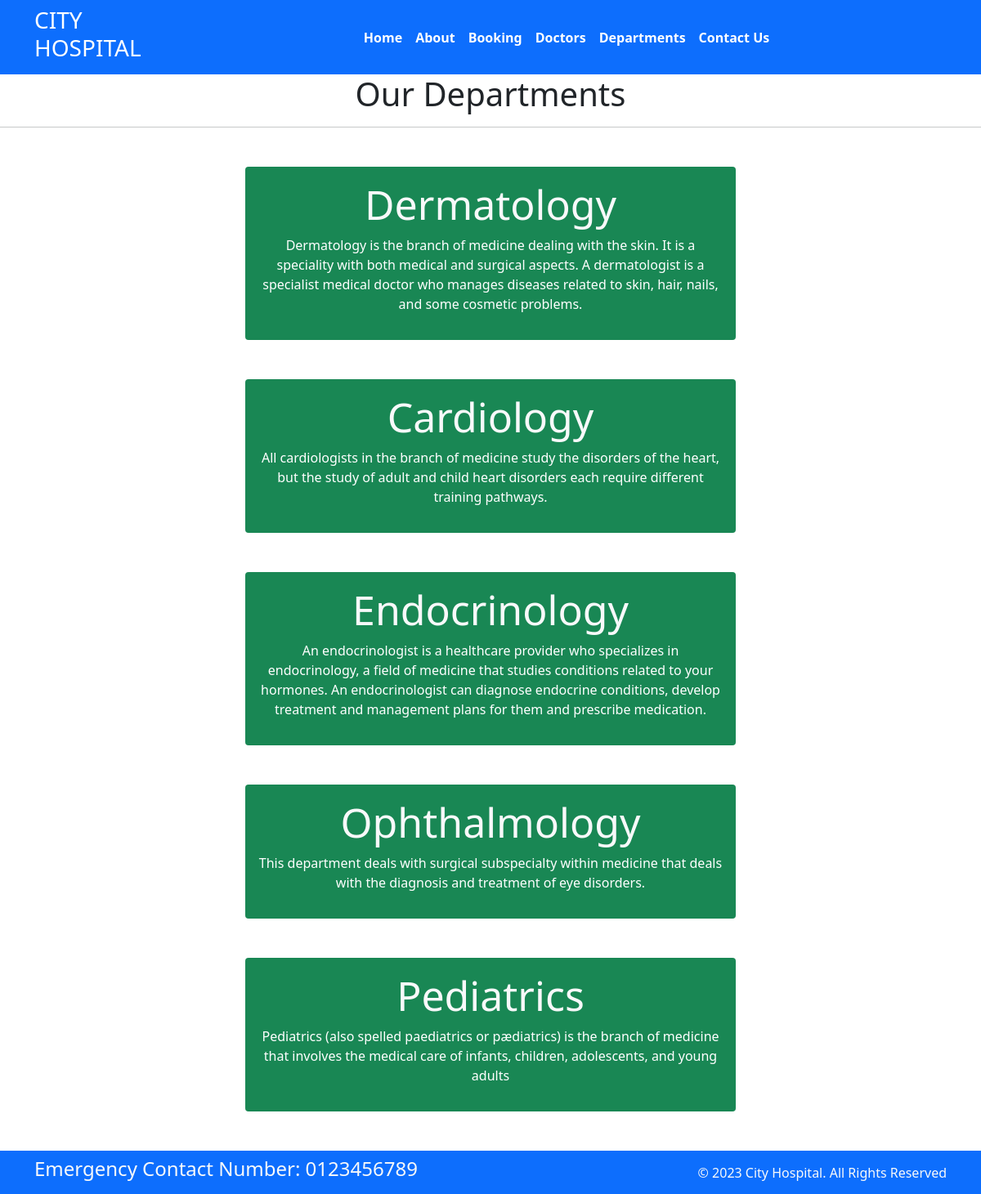
Page /department/ on the committed database.
### home/models.py (models this page shows, shortened)
class department(models.Model):
    dep_name=models.CharField(max_length=50)
    desc=models.TextField()

### home/views.py (the view)
# urls.py: path('department/',views.departments,name='department')
def departments(request):
    dep=department.objects.all()
    return render(request,'departments.html',{'dept':dep})

### templates/departments.html (shortened to what this page needs)
{% extends 'base.html' %}
{% block content %}
<h1 class="text-center"style="font-weight-bold">Our Departments</h1>
<hr>
{% for i in dept %}
<div class="mx-auto w-50 bg-success text-center text-white p-3 my-5 border-warning rounded">
  <h3 class="link-light" style="font-size :50px;">{{i.dep_name}}</h3>
    <p>{{i.desc}}</p>
</div>
{% endfor %}
{% endblock %}

### rows in the picture
department: dep_name "Dermatology", desc "Dermatology is the branch of medicine dealing with the skin. It is a speciality with both medical and surgical aspects. A dermatologist is a specialist medical doctor who manages diseases related to skin, hair, nails, and some cosmetic problems."
department: dep_name "Cardiology", desc "All cardiologists in the branch of medicine study the disorders of the heart, but the study of adult and child heart disorders each require different training pathways."
department: dep_name "Endocrinology", desc "An endocrinologist is a healthcare provider who specializes in endocrinology, a field of medicine that studies conditions related to your hormones. An endocrinologist can diagnose endocrine conditions, develop treatment and management plans for them and prescribe medication."
department: dep_name "Ophthalmology", desc "This department deals with surgical subspecialty within medicine that deals with the diagnosis and treatment of eye disorders."
department: dep_name "Pediatrics", desc "Pediatrics (also spelled paediatrics or pædiatrics) is the branch of medicine that involves the medical care of infants, children, adolescents, and young adults"
